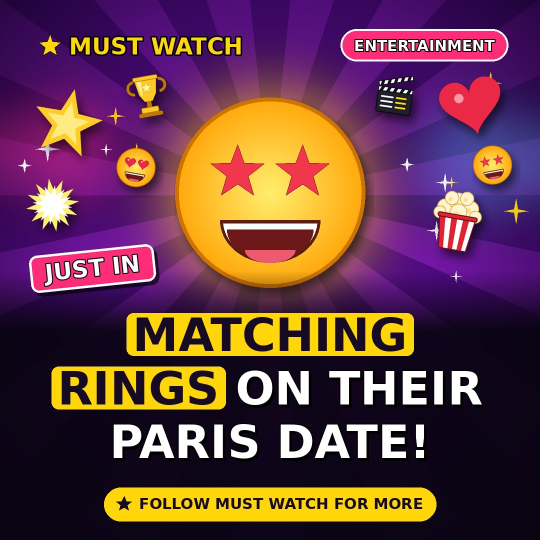
#> input picture data/outbox/card_20261006_032459.jpg, 1080 x 1080 px (shown at 1/2 size); its folder holds only this picture in this run
$ python -i reel_maker.py   (imports and definitions only)
#> lines starting #> are read from the running program, lines starting #| are printed output that depends on the picture
import hashlib
import math
import os
import random
import re
import subprocess
from PIL import Image, ImageDraw, ImageFilter
from card_layouts_a import *
import music_maker

DW, DH = 1080, 1920          # design size
OW, OH = 720, 1280           # output video size
FPS = 24
DURATION = 15.0
CRIME = re.compile(
    r"\b(police|warrant|arrest\w*|raid\w*|lawsuit|sued|charged|indict\w*|"
    r"jail|prison|court|trial|verdict|investigat\w*|cops?)\b", re.I)

# photo card size (inner photo + white border)
_PHW, _PHH, _PHB = 860, 620, 8


def ease(x):
    x = max(0.0, min(1.0, x))
    return 1 - (1 - x) ** 3


def clean_text(t):
    return "".join(c for c in t if ord(c) < 0x2600)


# [54 lines left out: functions split_post, sunburst_big, panel, text_layer, with_alpha, not called in this run]


# words in a music file name -> music type (so existing files need no renaming)
MUSIC_TAGS = {
    "sad": ("sad", "emotional", "melanchol"),
    "calm": ("calm", "lofi", "chill", "ambient"),
    "cinematic": ("cinematic", "epic", "orchestra"),
    "trailer": ("trailer", "tension", "dark"),
    "hype": ("hype", "house", "beat", "energetic", "dance"),
}
# story type -> music types that fit it
MUSIC_BY_MOOD = {
    "somber": ("sad", "calm"),
    "crime": ("trailer", "cinematic"),
    "space": ("cinematic", "trailer"),
    "default": ("hype", "trailer", "cinematic"),
}


# [26 lines left out: functions music_tag, get_audio, not called in this run]


def load_photo(path):
    """Open a photo, fill a slightly oversized box (room for slow zoom), bias to the top (faces)."""
#> called with path = 'data/outbox/card_20261006_032459.jpg'
    im = Image.open(path).convert("RGB")
#> im is the input picture: PIL image 1080x1080 RGB; mean R, G, B 104.3, 62.3, 70.5
    bw, bh = 960, 692
    s = max(bw / im.width, bh / im.height)
#> s = 0.889
    im = im.resize((int(im.width * s) + 1, int(im.height * s) + 1), Image.LANCZOS)
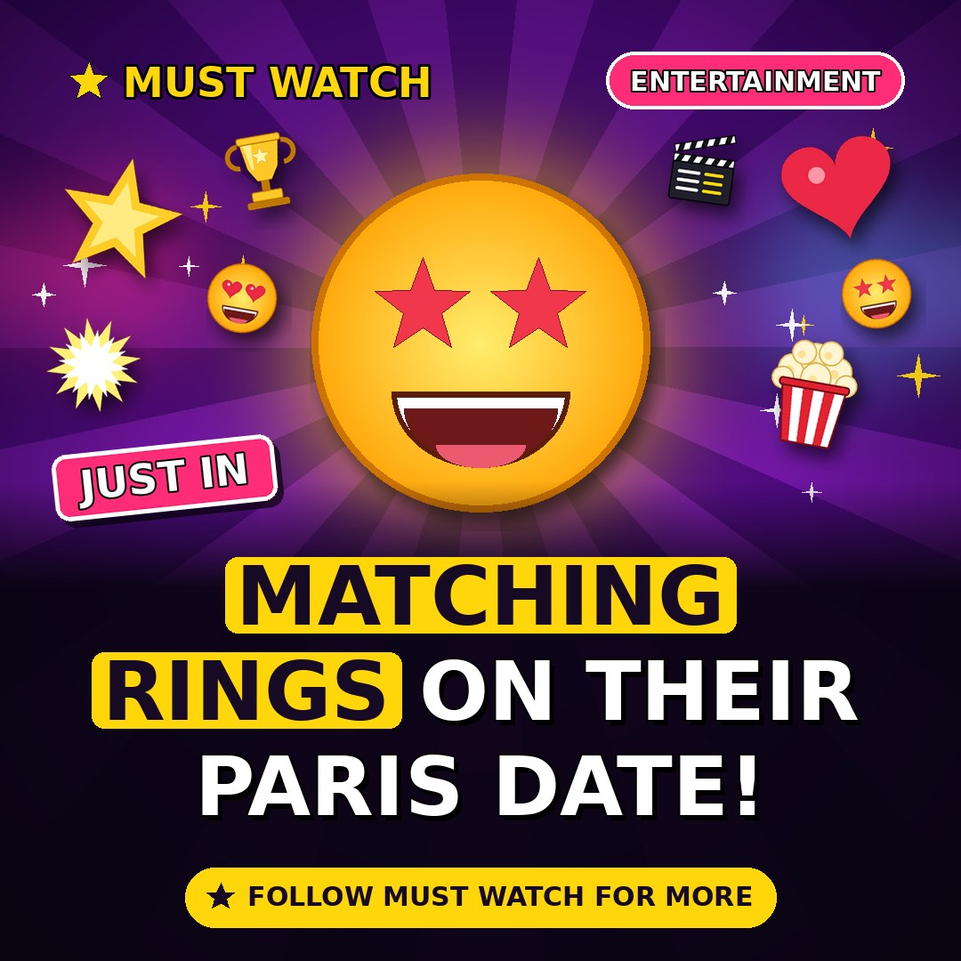
#> im: PIL image 961x961 RGB; mean R, G, B 104.2, 62.3, 70.6
    left = (im.width - bw) // 2
#> left = 0
    top = int((im.height - bh) * 0.2)
#> top = 53
    return im.crop((left, top, left + bw, top + bh))
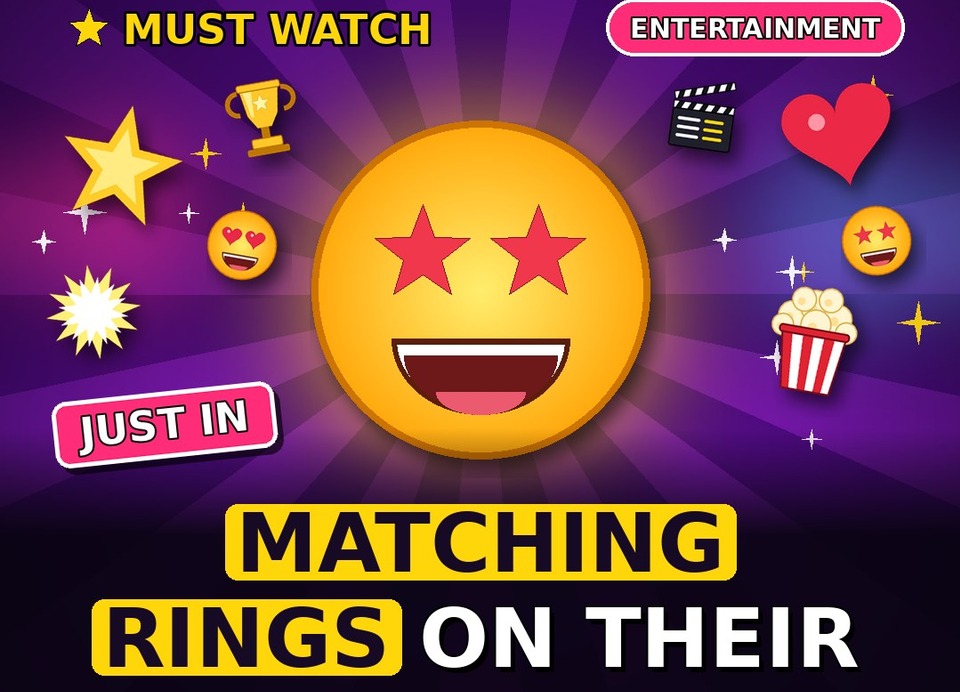
#> returned value: PIL image 960x692 RGB; mean R, G, B 119.4, 68.7, 78.6


# [143 lines left out: functions photo_card, make_reel, not called in this run]

>>> result = load_photo('data/outbox/card_20261006_032459.jpg')
